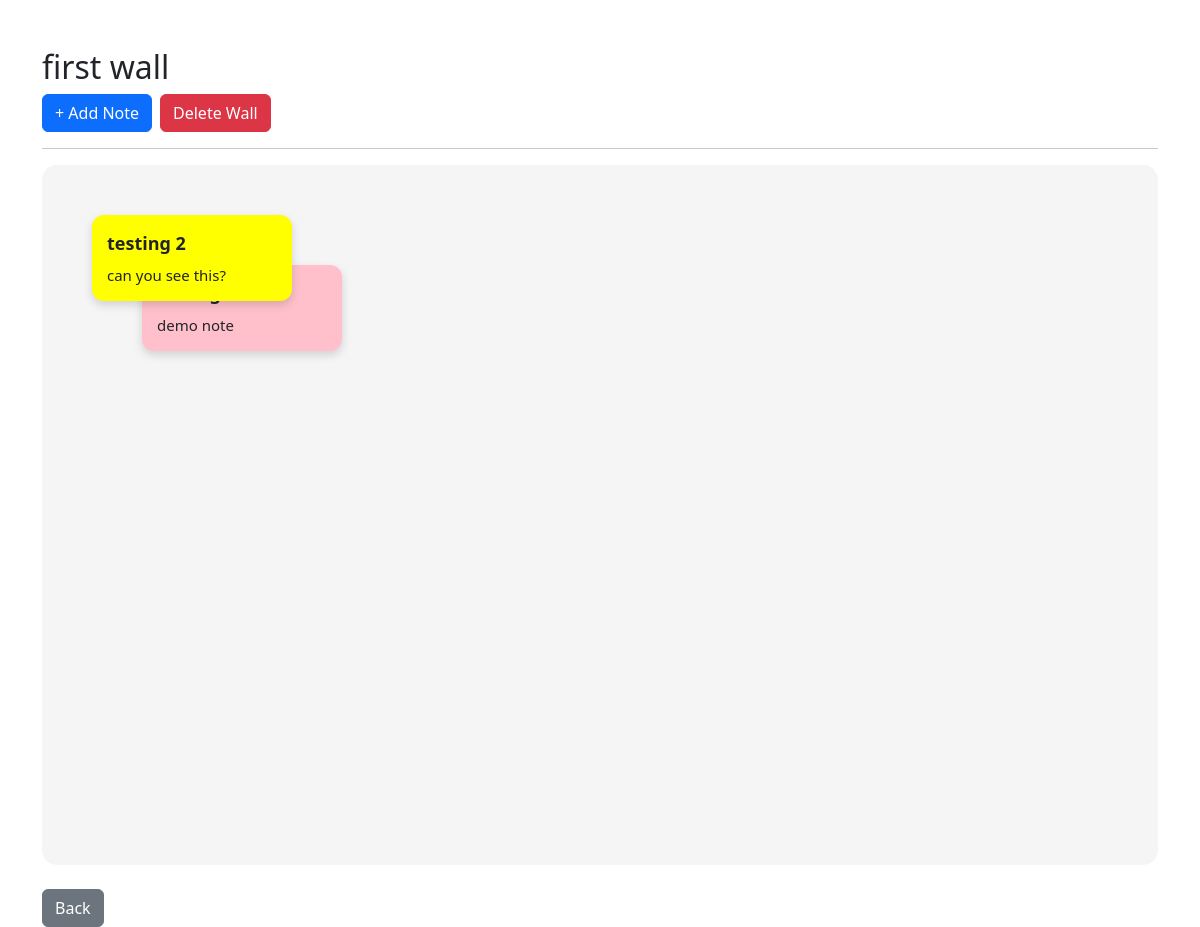
Page /wall/1/ (signed in) on the earlier database version.
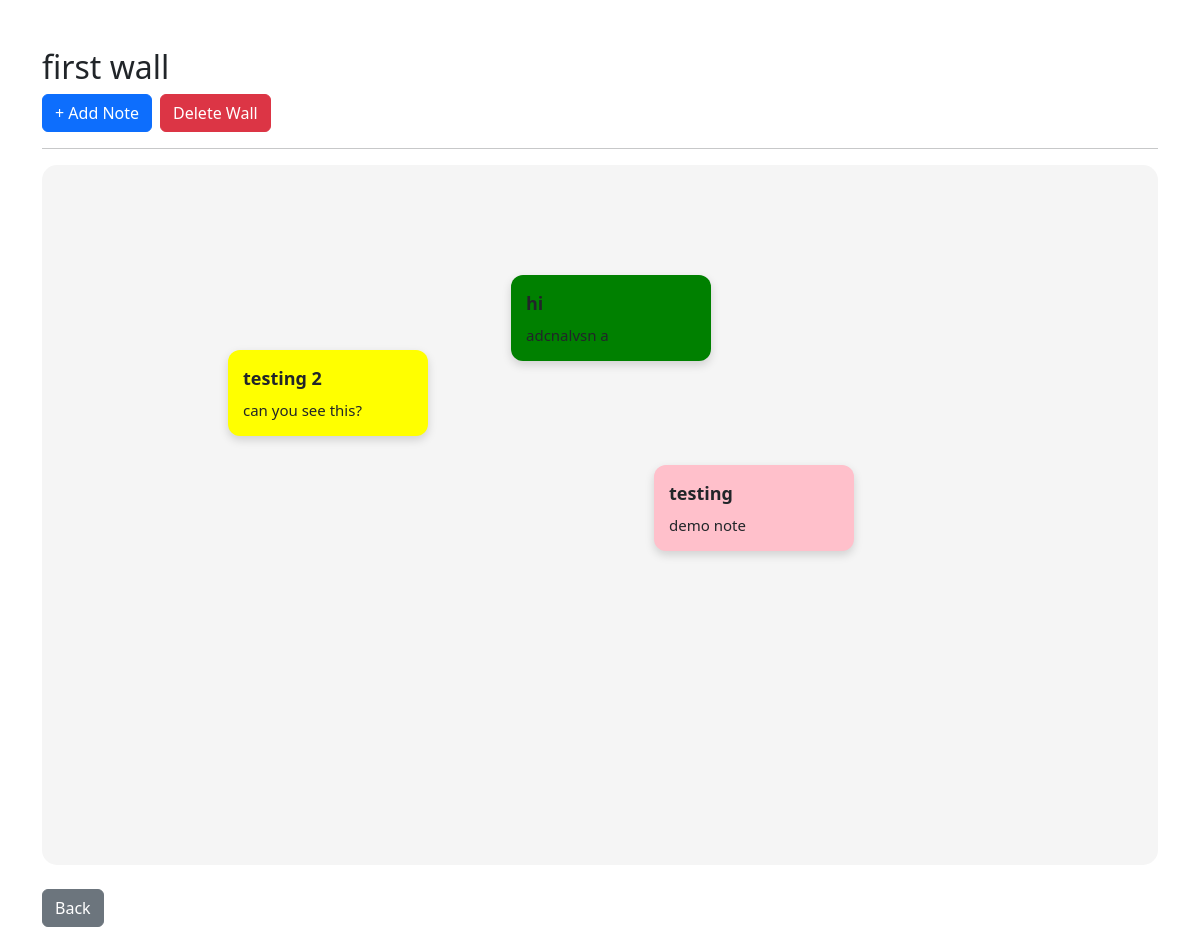
Same page on the later database version.
### notes/models.py (models this page shows, shortened)
class Note(models.Model):
    COLOR_CHOICES = [#COLOR_CHOICES is a list of tuples
        ('yellow','Yellow'),
        ('pink', 'Pink'),
        ('blue', 'Blue'),
        ('green', 'Green'),
    ]
    wall = models.ForeignKey( #foreign key
        Wall,
        on_delete=models.CASCADE,
        related_name='notes'
    )
    creator=models.ForeignKey(
        User,
        on_delete=models.CASCADE
    )
    title = models.CharField(
        max_length=100,
        blank=True
    )
    content = models.TextField()
    color= models.CharField(
        max_length=20,
        choices=COLOR_CHOICES,
        default='yellow'
    )
    x_position = models.IntegerField(
        default=50
    )
    y_position = models.IntegerField(
        default=50
    )
    created_at = models.DateTimeField(
        auto_now_add=True
    )
    updated_at = models.DateTimeField(
        auto_now=True
    )

### walls/views.py (the view)
# urls.py: path('wall/<int:pk>/',views.wall_detail,name='wall-detail'),
@login_required
def wall_detail(request, pk):
    wall = get_object_or_404(
        Wall,
        pk=pk,
    )
    is_owner = (
        wall.owner == request.user
    )
    is_member = WallMember.objects.filter(
        wall=wall,
        user=request.user
    ).exists()
    if not is_owner and not is_member:
        return redirect("home")
    notes = wall.notes.all()
    if request.method == 'POST':
        form = NoteForm(request.POST)
        if form.is_valid():
            note = form.save(
                commit=False
            )
            note.wall = wall
            note.creator = request.user
            note.x_position = random.randint(50, 600)
            note.y_position = random.randint(50, 400)
            note.save()
            return redirect(
                'wall-detail',
                pk=wall.pk
            )
    else:
        form = NoteForm()
    context = {
    'wall': wall,
    'form': form,
    'notes': wall.notes.all(),
    'is_owner': is_owner
    }
    return render(
        request,
        'walls/wall_detail.html',
        context
    )

### walls/templates/walls/wall_detail.html (shortened to what this page needs)
{% extends "base.html" %}
{% load crispy_forms_tags %}
{% block content %}
<h2>{{ wall.title }}</h2>
<div class="d-flex gap-2 mb-3">
    <button
        class="btn btn-primary"
        data-bs-toggle="modal"
        data-bs-target="#addNoteModal">
        + Add Note
    </button>
    <button class="btn btn-danger">
        Delete Wall
    </button>
</div>
<hr>
<div
    class="wall-board p-4"
    style="
        height:700px;
        position:relative;
        overflow:hidden;
    ">
    {% for note in notes %}
        <div
            class="note"
            data-note-id="{{ note.id }}"
            style="
                width:200px;
                position:absolute;
                left:{{ note.x_position }}px;
                top:{{ note.y_position }}px;
                background-color:{{ note.color }};
                cursor:grab;
            ">
            <div class="note-title">
                {{ note.title }}
            </div>
            <div class="note-content">
                {{ note.content }}
            </div>
        </div>
    {% empty %}
        <p>No notes yet.</p>
    {% endfor %}
</div>
<br>
<a
    href="{% url 'home' %}"
    class="btn btn-secondary">
    Back
</a>
{% endblock %}

Differences in the rows shown:
changed Note "demo note": title (not shown) → "testing"
added Note: title "hi", content "adcnalvsn a"
